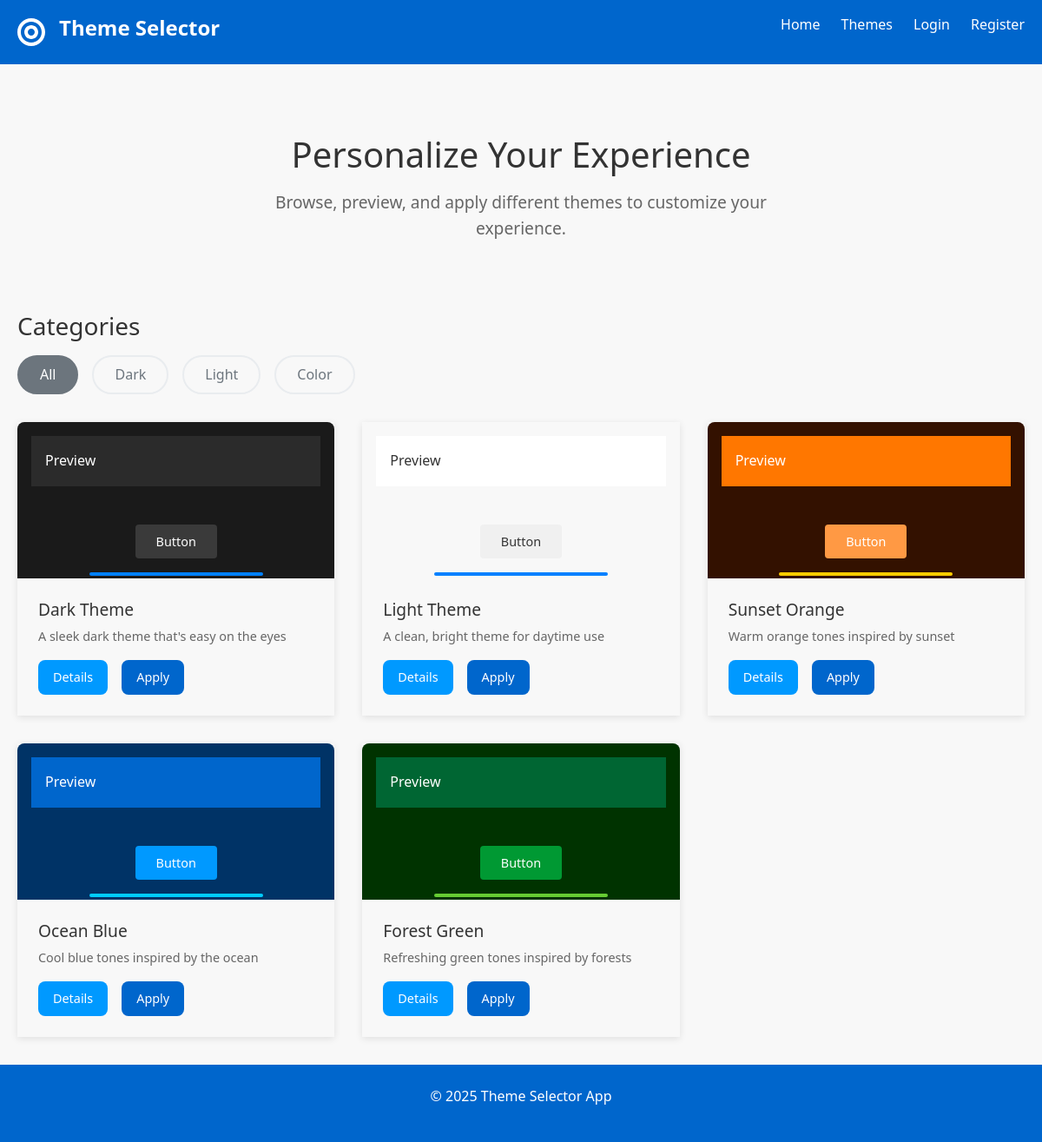
The page / on the database its author committed.
### app.py (models this page shows, shortened)
class Theme(db.Model):
    id = db.Column(db.Integer, primary_key=True)
    name = db.Column(db.String(100), nullable=False)
    description = db.Column(db.Text, nullable=True)
    category = db.Column(db.String(50), nullable=False)
    primary_color = db.Column(db.String(20), nullable=False)
    secondary_color = db.Column(db.String(20), nullable=False)
    text_color = db.Column(db.String(20), nullable=False)
    background_color = db.Column(db.String(20), nullable=False)
    accent_color = db.Column(db.String(20), nullable=True)
    preview_image = db.Column(db.String(200), nullable=True)

### app.py (the view)
@app.route('/')
def index():
    themes = Theme.query.all()
    return render_template('index.html', themes=themes)

### app.py (called while the page is built)
@app.context_processor
def inject_active_theme():
    active_theme = None
    active_theme_id = None
    if current_user.is_authenticated:
        active_theme_id = current_user.active_theme_id
        if active_theme_id:
            active_theme = Theme.query.get(active_theme_id)
    elif 'theme_id' in session:
        active_theme_id = session['theme_id']
        active_theme = Theme.query.get(active_theme_id)
    return {'active_theme': active_theme, 'active_theme_id': active_theme_id}

### templates/index.html (shortened to what this page needs)
{% extends 'base.html' %}
{% block content %}
<section class="hero">
    <h2>Personalize Your Experience</h2>
    <p>Browse, preview, and apply different themes to customize your experience.</p>
</section>
<section class="theme-categories">
    <h3>Categories</h3>
    <div class="category-filters">
        <button class="filter-btn active" data-filter="all">All</button>
        <button class="filter-btn" data-filter="dark">Dark</button>
        <button class="filter-btn" data-filter="light">Light</button>
        <button class="filter-btn" data-filter="color">Color</button>
    </div>
</section>
<section class="themes-grid">
    {% for theme in themes %}
    <div class="theme-card" data-category="{{ theme.category }}">
        <div class="theme-preview" style="background-color: {{ theme.background_color }};">
            <div class="preview-header" style="background-color: {{ theme.primary_color }}; color: {{ theme.text_color }};">
                Preview
            </div>
            <div class="preview-content">
                <div class="preview-button" style="background-color: {{ theme.secondary_color }}; color: {{ theme.text_color }};">
                    Button
                </div>
                <div class="preview-accent" style="background-color: {{ theme.accent_color }};">
                </div>
            </div>
        </div>
        <div class="theme-info">
            <h4>{{ theme.name }}</h4>
            <p>{{ theme.description }}</p>
            <div class="theme-actions">
                <a href="{{ url_for('theme_detail', theme_id=theme.id) }}" class="btn btn-secondary">Details</a>
                <form action="{{ url_for('apply_theme', theme_id=theme.id) }}" method="post" class="theme-form" data-theme-id="{{ theme.id }}">
                    <button type="submit" class="btn btn-primary {% if theme.id == active_theme_id %}active{% endif %}">
                        {% if theme.id == active_theme_id %}Applied{% else %}Apply{% endif %}
                    </button>
                </form>
            </div>
        </div>
    </div>
    {% endfor %}
</section>
{% endblock %}

### templates/base.html (shortened to what this page needs)
<!DOCTYPE html>
<html lang="en">
<head>
    <link href="https://cdn.jsdelivr.net/npm/bootstrap@5.3.0/dist/css/bootstrap.min.css" rel="stylesheet">
    <link rel="stylesheet" href="{{ url_for('static', filename='css/style.css') }}">
</head>
<body>
    <header>
        <div class="container">
            <div class="logo-container">
                <h1 class="logo">Theme Selector</h1>
            </div>
            <nav>
                <ul>
                    <li><a href="{{ url_for('index') }}">Home</a></li>
                    <li><a href="{{ url_for('themes') }}">Themes</a></li>
                    {% if current_user.is_authenticated %}
                    <li><a href="{{ url_for('profile') }}">Profile</a></li>
                    <li><a href="{{ url_for('logout') }}">Logout</a></li>
                    {% else %}
                    <li><a href="{{ url_for('login') }}">Login</a></li>
                    <li><a href="{{ url_for('register') }}">Register</a></li>
                    {% endif %}
                </ul>
            </nav>
        </div>
    </header>
    <main>
        <div class="container">
            {% block content %}{% endblock %}
        </div>
    </main>
    <footer>
        <div class="container">
            <p>&copy; 2025 Theme Selector App</p>
        </div>
    </footer>
</body>
</html>

### static/css/style.css (style rules this page uses)
:root { --primary-color: #0066cc; --secondary-color: #0099ff; --text-color: #333333; --background-color: #f8f8f8; --accent-color: #00ccff; --container-width: 1200px; --border-radius: 8px; --box-shadow: 0 2px 10px rgba(0, 0, 0, 0.1); --transition: all 0.3s ease; --header-text: #ffffff; --nav-text: #ffffff; --button-text: #ffffff; }
* { margin: 0; padding: 0; box-sizing: border-box; }
body { font-family: 'Segoe UI', Tahoma, Geneva, Verdana, sans-serif; line-height: 1.6; color: var(--text-color); background-color: var(--background-color); }
.container { max-width: var(--container-width); margin: 0 auto; padding: 0 20px; }
header { background-color: var(--primary-color); color: var(--header-text) !important; padding: 1rem 0; box-shadow: var(--box-shadow); }
header .container { display: flex; justify-content: space-between; align-items: center; }
.logo-container { display: flex; align-items: center; gap: 1rem; }
.firefly-icon { width: 32px; height: 32px; color: var(--header-text); transition: var(--transition); }
.logo { font-size: 1.5rem; font-weight: bold; color: var(--header-text) !important; }
nav ul { display: flex; list-style: none; }
nav ul li { margin-left: 1.5rem; }
nav ul li a { color: var(--nav-text) !important; text-decoration: none; transition: var(--transition); }
main { padding: 2rem 0; min-height: calc(100vh - 140px); background-color: var(--background-color); color: var(--text-color); }
.hero { text-align: center; padding: 3rem 0; margin-bottom: 2rem; }
.hero h2 { font-size: 2.5rem; margin-bottom: 1rem; color: #333333; }
.hero p { font-size: 1.2rem; max-width: 600px; margin: 0 auto; color: #666666; }
.theme-categories { margin-bottom: 2rem; }
.theme-categories h3 { margin-bottom: 1rem; color: var(--text-color); }
.category-filters { display: flex; gap: 1rem; margin-bottom: 2rem; }
.filter-btn { padding: 0.5rem 1.5rem; border: 2px solid #e9ecef; border-radius: 25px; background: transparent; color: #6c757d; transition: all 0.3s ease; }
.filter-btn.active { background-color: #6c757d; border-color: #6c757d; color: white; }
.themes-grid { display: grid; gap: 2rem; grid-template-columns: repeat(auto-fill, minmax(300px, 1fr)); }
.theme-card { transition: transform 0.3s ease, box-shadow 0.3s ease; border: none; box-shadow: 0 2px 8px rgba(0, 0, 0, 0.1); }
.theme-preview { height: 180px; border-radius: 8px 8px 0 0; position: relative; overflow: hidden; padding: 1rem; }
.preview-content { display: flex; flex-direction: column; gap: 1rem; align-items: center; justify-content: center; height: 100%; }
.preview-button { padding: 0.5rem 1.5rem; border-radius: 4px; font-size: 0.9rem; transition: transform 0.2s ease; }
.preview-accent { width: 60%; height: 4px; border-radius: 2px; }
.theme-info { padding: 1.5rem; }
.theme-info h4 { margin-bottom: 0.5rem; font-size: 1.2rem; }
.theme-info p { color: #666; margin-bottom: 1rem; font-size: 0.9rem; }
.theme-actions { display: flex; gap: 1rem; }
.btn { display: inline-block; padding: 0.5rem 1rem; border-radius: var(--border-radius); text-decoration: none; font-weight: 500; cursor: pointer; transition: var(--transition); border: none; font-size: 0.9rem; }
.btn-primary { background-color: var(--primary-color); color: var(--button-text) !important; border: 1px solid transparent; }
.btn-secondary { background-color: var(--secondary-color); color: var(--button-text) !important; border: 1px solid transparent; }
.preview-header { padding: 1rem; display: flex; justify-content: space-between; align-items: center; }
footer { background-color: var(--primary-color); color: var(--header-text) !important; padding: 1.5rem 0; text-align: center; }

### rows shown on the page
Theme: name "Dark Theme", description "A sleek dark theme that's easy on the eyes", shows "Apply"
Theme: name "Light Theme", description "A clean, bright theme for daytime use", shows "Apply"
Theme: name "Sunset Orange", description "Warm orange tones inspired by sunset", shows "Apply"
Theme: name "Ocean Blue", description "Cool blue tones inspired by the ocean", shows "Apply"
Theme: name "Forest Green", description "Refreshing green tones inspired by forests", shows "Apply"
